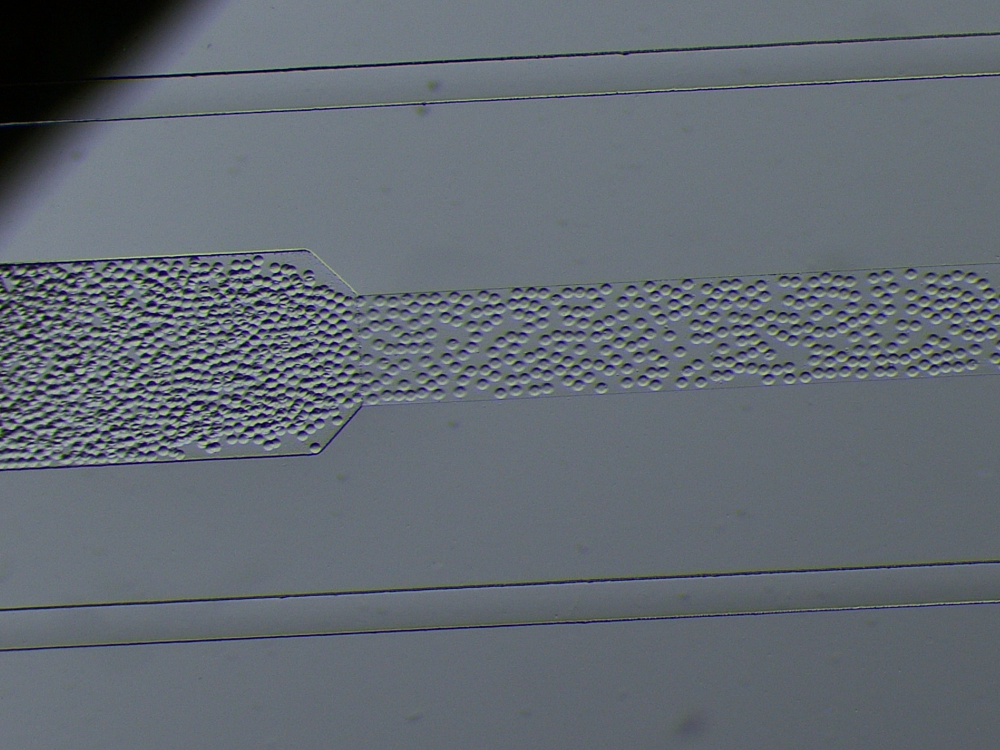
%> input picture Images/800ulhr.jpg, 2000 x 1500 px (shown at 1/2 size)
$ octave DropGenAnalysis.m   (GNU Octave 9; MATLAB toolbox functions it lacks are replaced by stand-ins)
%> lines starting %> are read from the running program, lines starting %| are printed output that depends on the picture; in (x1, y1, x2, y2) boxes, pixels count from 0 and x2, y2 are one past the last pixel; in counts of white or black regions, pixels touching at a corner belong together; the program's own positions count from 1
close all


%This script was written for the use of droplet & circle identification
%feel free to use it as needed, if you do have questions though, MATLAB
%help might be the best option to start with, search "imfindcircles" as a
%starting point, or let me know if there are issues and we can def improve
%upon it
%SCLP

%%
SRadius = 8;   % The minimum droplet/microsphere radius (in pixels) the script will seek out (and recognize)
LRadius = 14;   % The maximum droplet/microsphere radius (in pixels) the script will seek out (and recognize)
%Generally you want to know relative pixel size, if your radius range is
%too big accuracy for the script goes down. However, if you do not know the
%approximate pixel size, try a run from 10 to 1000 and identify approximate
%size and then update accordingly
%

% TODO
% Figure out how to get rid of manual radii

% 0.91
SensitivityFactor = 0.94;   % The sensitivity of the circle-hunting command.  Lower values will
                            % lead the script to be more selective, while higher values will
                            % lead to it being less selective.


%% TODO %%
% Change the senstivity factors and then make the average size of the
% particles
%% TODO %%

%%%%% START KODY's CHANGES %%%%%%
startingFolder = 'C:\Program Files\MATLAB';
if ~exist(startingFolder, 'dir')
  % If that folder doesn't exist, just start in the current folder.
  startingFolder = pwd;
end

% Choose the files you want to
[file,path] = uigetfile('*.*', 'Select One or More Files', ...
    'MultiSelect', 'on');
%> the answer given: Images/800ulhr.jpg
if isequal(file,0)
   disp('User selected Cancel');
   return;
% else
%    disp(['User selected ', fullfile(path,file)]);
end


% TODO: Preallocate a vertical array
% Create a vertical array of all zeros
% Keep track how far you've indexed with a counter
% Append the new data
% Remove any extra zeros by taking size - counter and resize
% Analyze
% radiiBright = zeros(10000000, 1)

imgs = fullfile(path,file);

% Checking if it is one or more images
if ischar(imgs(1))
    imgs = {imgs};
end

radiiBright = 0;
% Reads all of the files in the new directory
for k = 1:length(imgs)
    % fprintf(1, 'Now reading %s\n', fullFileName);
    RawImage = imread(string(imgs(k)));
%> RawImage is the input picture: size 1500x2000x3 uint8; mean R, G, B 99, 106.4, 114.4
    % imshow(imageArray);  % Display image.
    % drawnow; % Force display to update immediately.

    B = RawImage; % This is all your information for analysis
    LofI = length(B); % Determining the length of the matrix, to know dimensions (normally all images are squares so one dimension is fine)
%> LofI = 2000
    %%
    red = B(:,:,1); % Red channel data
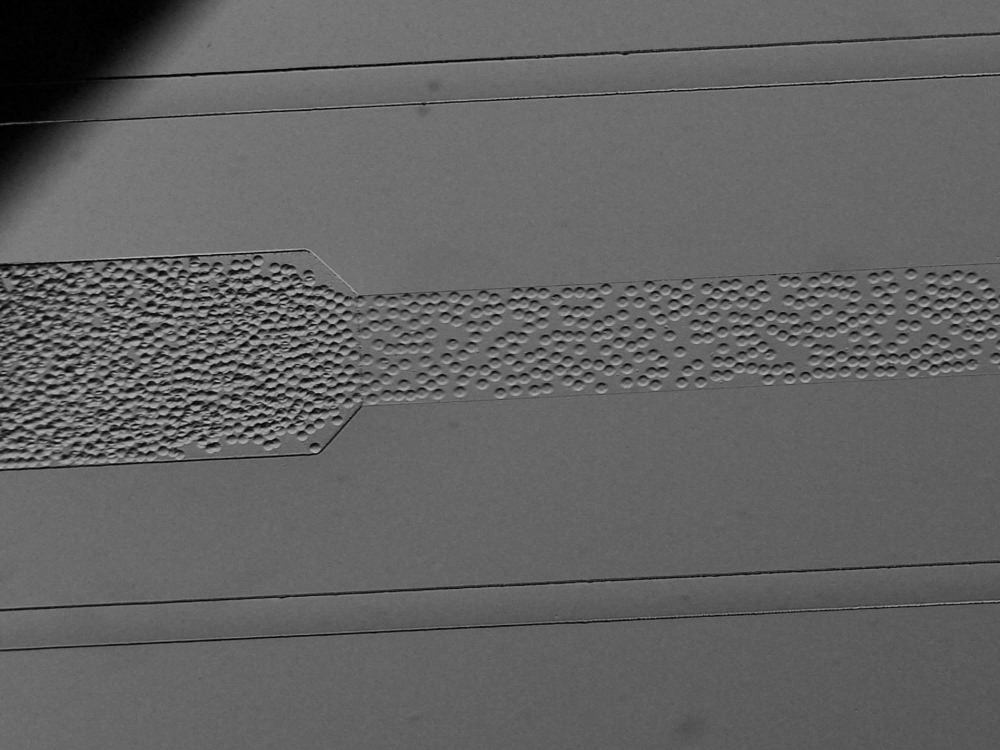
%> red: size 1500x2000 uint8 (shown at 1/2 size); min 0, max 211, mean 99
    green = B(:,:,2); % Green channel data
    blue = B(:,:,3); % Blue channel data
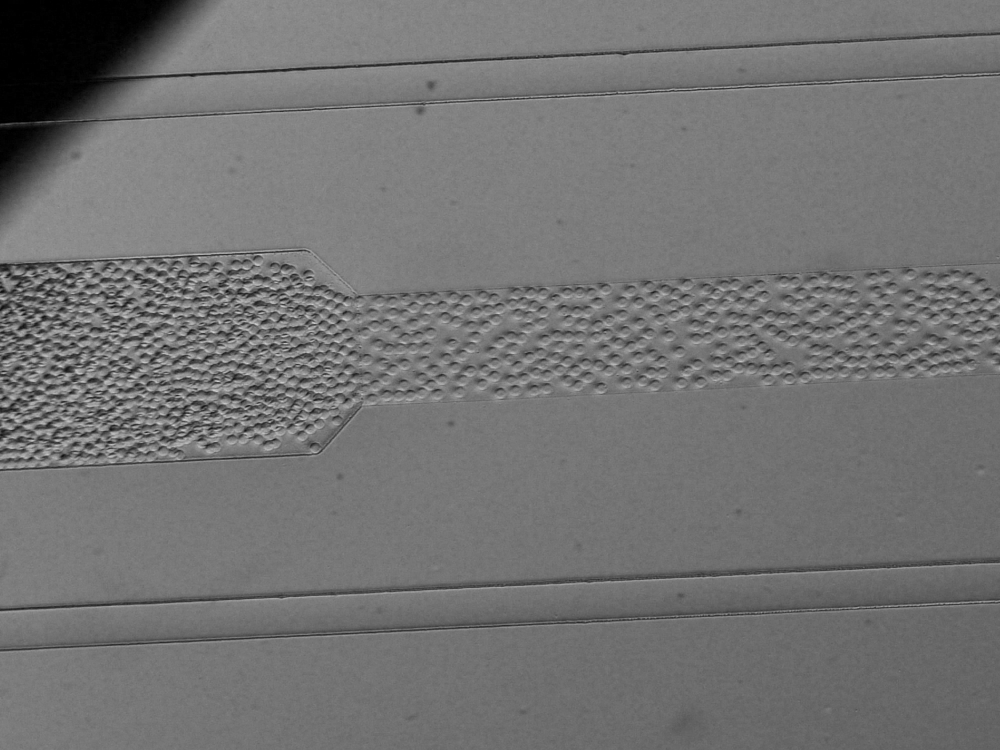
%> blue: size 1500x2000 uint8 (shown at 1/2 size); min 0, max 226, mean 114.4
    a = zeros(size(B, 1), size(B, 2)); % Makes an all zero matrix to blot out channels that are not of interest, i.e they become 0

    %%
    %Producing matrices that are only composed of a single channel's worth of data

    just_red = cat(3, red, a, a);     % Creates a new set of data only composed of red channel data
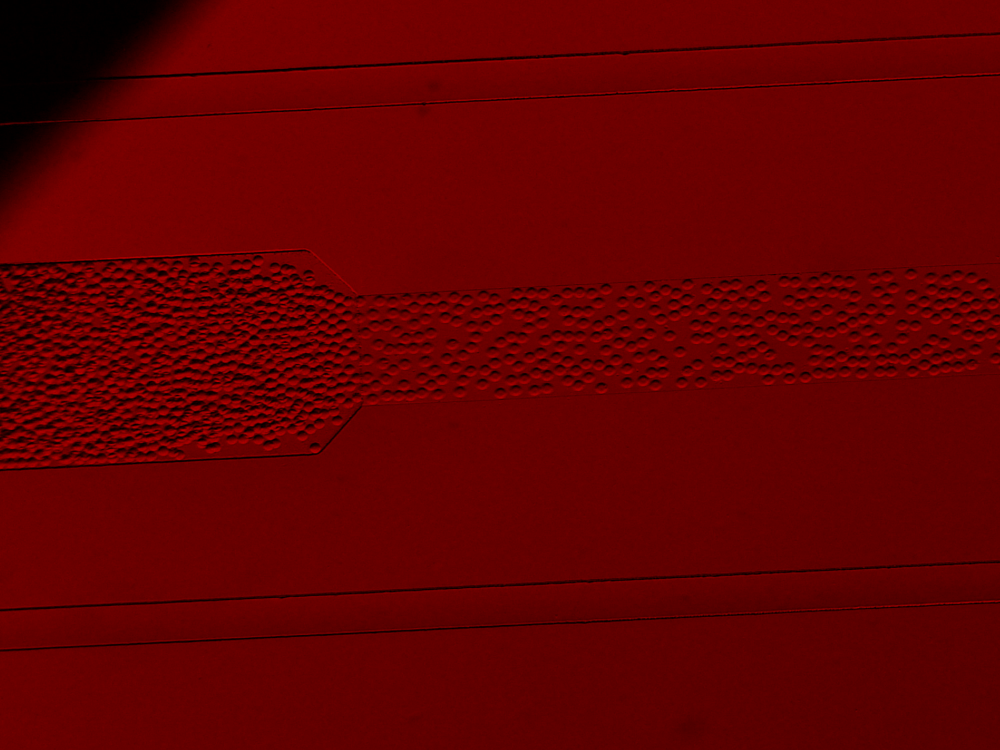
%> just_red: size 1500x2000x3 uint8 (shown at 1/2 size); mean R, G, B 99, 0, 0
    % just_green = cat(3, a, green, a); % Creates a new set of data only composed of green channel data
    % just_blue = cat(3, a, a, blue);  % Creates a new set of data only composed of blue channel data
    back_to_original_img = cat(3, red, green, blue); %Back to your original image such that you can evaluate

    %Preparing image analysis and output

    L = bwlabel(red); %labels connected components in a 2D array/
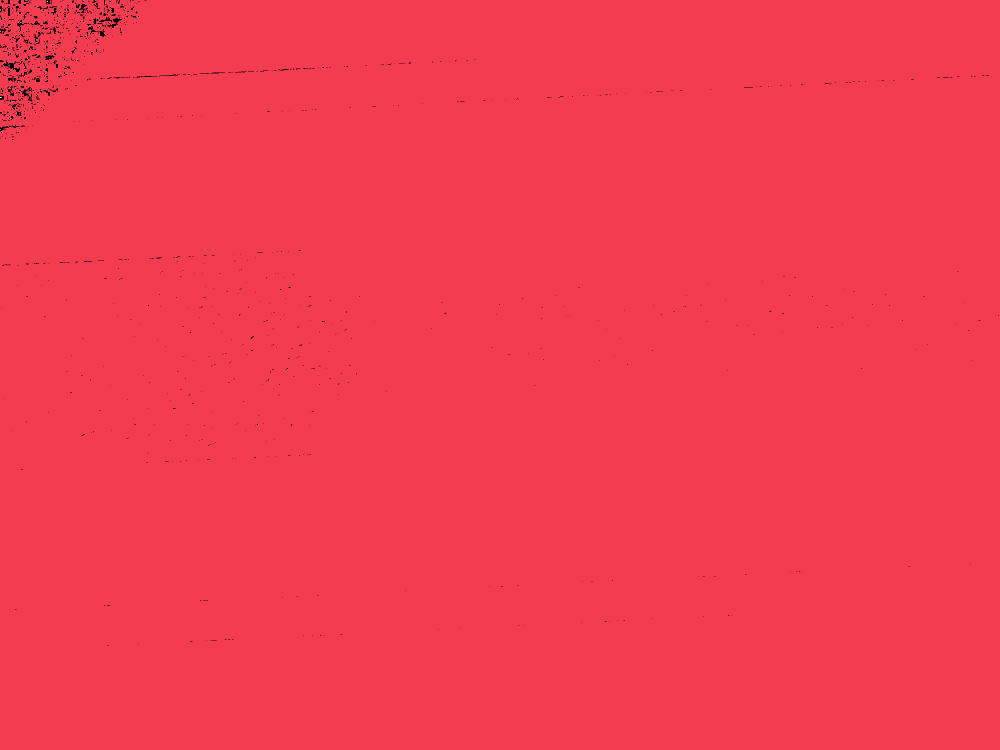
%> L: size 1500x2000 double (shown at 1/2 size); 15 distinct labels, from 0 to 14; one colour per label, 0 black
    s = regionprops(L, 'PixelIdxList', 'PixelList', 'Area', 'Centroid', 'FilledArea'); %measures properties of image (i.e. property definitions) should not need to change
%> s = 14 regions; largest, Area, Centroid and FilledArea: 2991908 [1002.6 752] 2999334, 9 [53.3 1.3] 9, 7 [2.3 195.4] 7, 7 [18.7 130.6] 7, 6 [95.3 3.2] 6

    [centersBright, tempRadiiBright] = imfindcircles(just_red,[SRadius LRadius],'ObjectPolarity','bright','Sensitivity',SensitivityFactor);%Algorithm that identifies the circles
%> centersBright = 668 rows, first 12: [1525.3 695.9; 39.92 835.9; 1546 661.9; 1849.7 731.2; 1565.6 673.6; 1332.1 582.3; 1611.5 756.7; 631 896.1; 1830.6 709.2; 1395.9 730.9; 160.6 739.4; 1810.5 721]; tempRadiiBright = 668 values, max 14 at index 664, min 8 at index 561, mean 9.51

    radiiBright = [radiiBright; tempRadiiBright];
%> radiiBright = 669 values, max 14 at index 665, min 0 at index 1, mean 9.5
    % TODO
    % Updated plots between the time points
    % TODO


    if k == length(imgs) % Show the last image to reduce redundancy
        figure, imshow(RawImage) %Produces an image
        viscircles(centersBright, tempRadiiBright,'EdgeColor','r') %places circles around your objects, should help visualize the specific beads or droplets identified
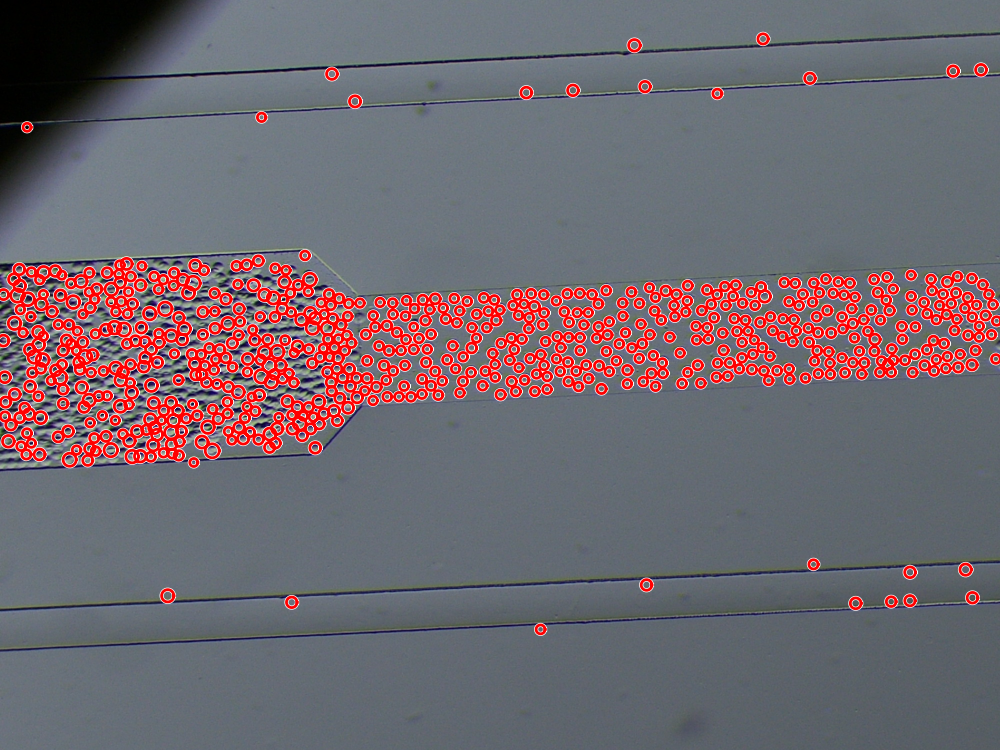
%> figure redrawn from the program's plot data; shown at 1/2 size
    end
end

% The value inside of the parentheses below is the um / pixels
DiaBrightAdj = radiiBright*(1100/410)*2; % Gives you diameter of the beads/droplets... NEED TO MAKE SURE CORRECT MULTIPLIER IS USED
%> DiaBrightAdj = 669 values, max 75.12 at index 665, min 0 at index 1, mean 50.96

figure,histogram(DiaBrightAdj) % Gives you a histogram of the data
title('Droplet size distribution','FontSize', 14) % title of your plot
xlabel('Diameter (um)', 'FontSize', 14) % x-axis label of your plot
ylabel('Number of beads', 'FontSize', 14) % y-axis label of your plot
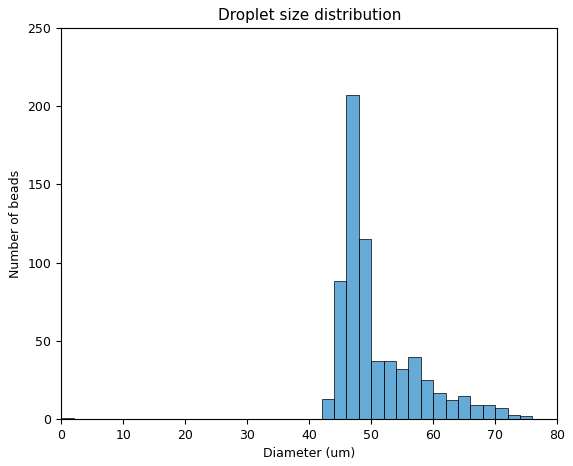
%> figure redrawn from the program's plot data; tallest bar 207 high, from x = 46 to 48
countDia = size(DiaBrightAdj,1); %Data that may be useful to have present
%> countDia = 669
DiaMean = mean(DiaBrightAdj);    %Data that may be useful to have present
%> DiaMean = 50.96
DiaSTD = std(DiaBrightAdj);      %Data that may be useful to have present
%> DiaSTD = 6.83

%%Information that will be placed on the histogram, useful if you want to
%%visualize output, if you want to eliminate comment out
A = [countDia; DiaMean; DiaSTD];
%> A = [669; 50.96; 6.83]
DataInfo = {'Samples Counted: %.3f';...
           'Mean Diameter: %.3f';...
           'St.Dev: %.3f'};
%> (the run ends here)

$ run again, with Images/750ulhr.jpg copied over Images/800ulhr.jpg
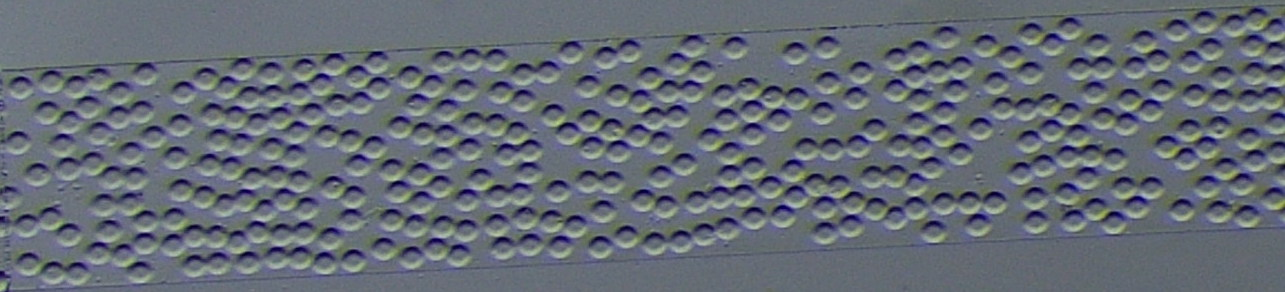
%> input picture Images/750ulhr.jpg, 1285 x 292 px
%> RawImage is the input picture: size 292x1285x3 uint8; mean R, G, B 101.2, 107.8, 117.5
%> `L = bwlabel(red);`:
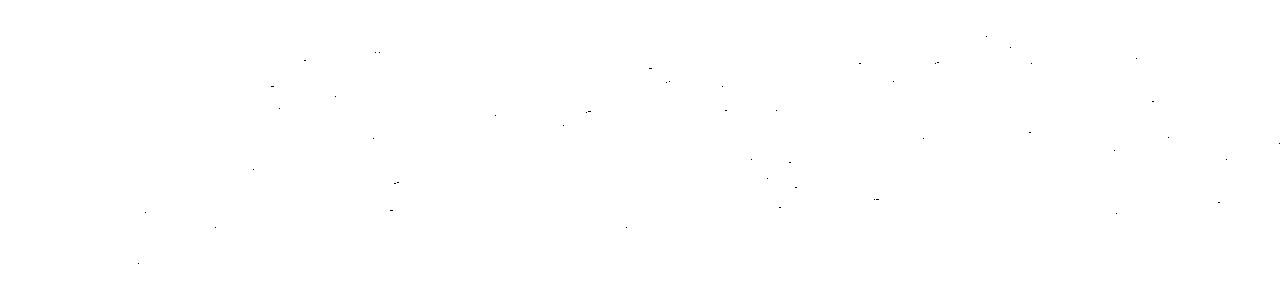
%> L: size 292x1285 double; values 0 (black) and 1 (white), 100% white; black in thin lines or dots, all inside (x1, y1, x2, y2) = (138, 36, 1280, 264)
%> s = 1 region; Area, Centroid and FilledArea: 375149 [643 146.5] 375220
%> centersBright = 320 rows, first 12: [754.6 220.3; 783.1 217.6; 981.1 130.8; 897 92.32; 568.7 135.9; 1167.1 149.4; 420.1 176.4; 354 263.5; 875.4 131.7; 780.2 122.4; 858.2 148.4; 915.6 78.62]; tempRadiiBright = 320 values, max 10.99 at index 315, min 8.33 at index 241, mean 9.01
%> radiiBright = 321 values, max 10.99 at index 316, min 0 at index 1, mean 8.98
%> DiaBrightAdj = 321 values, max 58.97 at index 316, min 0 at index 1, mean 48.2
%> `ylabel('Number of beads', 'FontSize', 14)`:
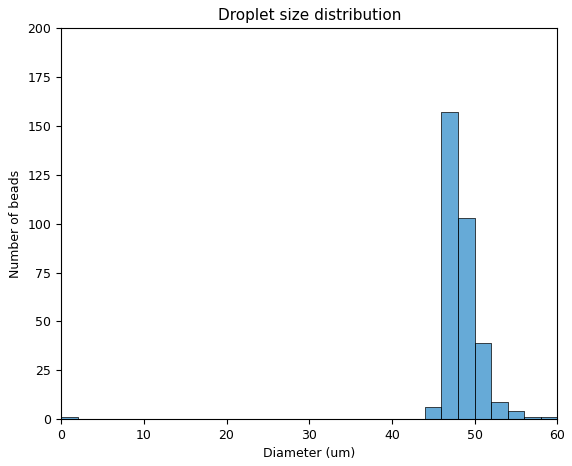
%> figure redrawn from the program's plot data; tallest bar 157 high, from x = 46 to 48
%> countDia = 321
%> DiaMean = 48.2
%> DiaSTD = 3.3
%> A = [321; 48.2; 3.3]

$ run again, with Images/QS_3069.jpg copied over Images/800ulhr.jpg
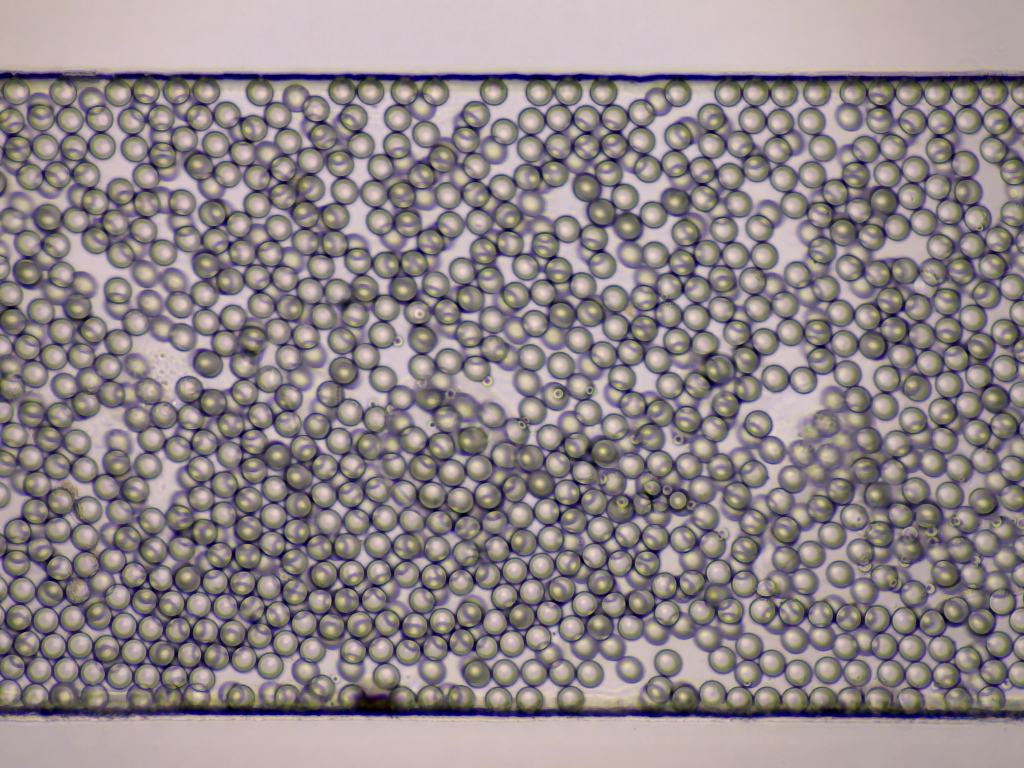
%> input picture Images/QS_3069.jpg, 2048 x 1536 px (shown at 1/2 size)
%> RawImage is the input picture: size 1536x2048x3 uint8; mean R, G, B 144.7, 135, 137.1
%> L: size 1536x2048 double; 19 distinct labels, from 0 to 18
%> s = 18 regions; largest, Area, Centroid and FilledArea: 3140977 [1024.6 768.5] 3145717, 9 [771.4 1425.8] 9, 5 [883 1425] 5, 3 [461 1421] 3, 3 [623 1426] 3
%> centersBright = 2042 rows, first 12: [1307.3 977.2; 1116.5 788.5; 1822.7 611; 1245.9 1004.4; 1335 980; 605.3 420.3; 1859.6 1178.3; 839 627.4; 1036.3 1027.7; 1401.5 542.8; 1084 553.9; 1114.5 1181.9]; tempRadiiBright = 2042 values, max 14 at index 1208, min 8 at index 1025, mean 10.63
%> radiiBright = 2043 values, max 14 at index 1209, min 0 at index 1, mean 10.63
%> `viscircles(centersBright, tempRadiiBright,'EdgeColor','r')`:
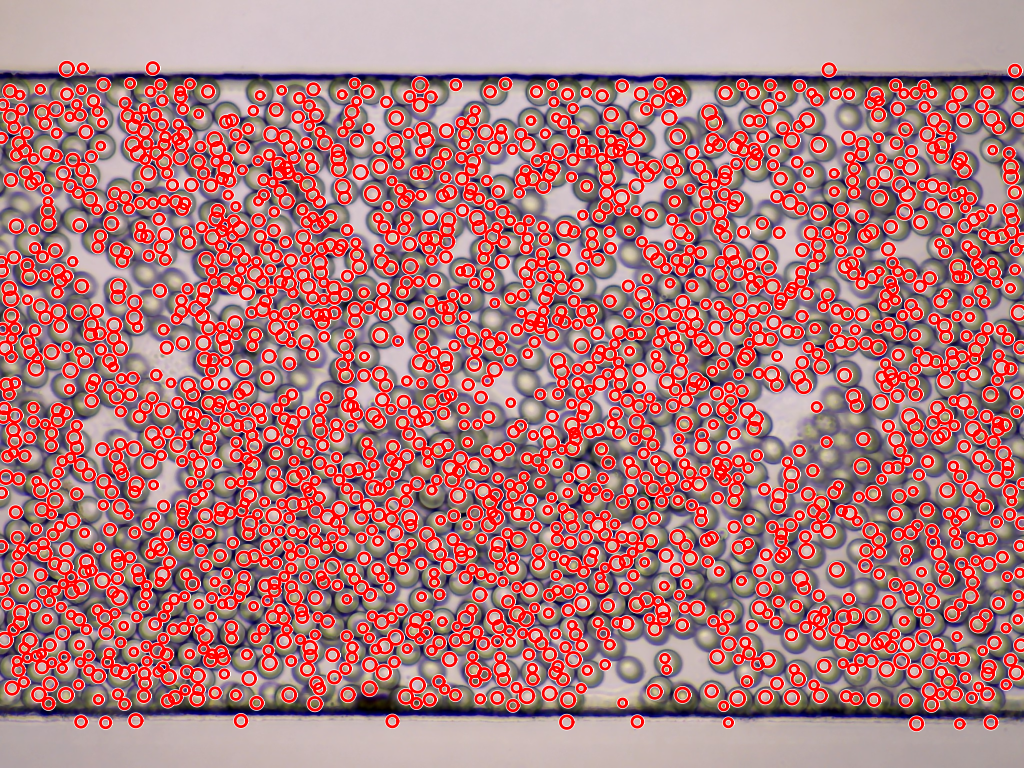
%> figure redrawn from the program's plot data; shown at 1/2 size
%> DiaBrightAdj = 2043 values, max 75.12 at index 1209, min 0 at index 1, mean 57.02
%> `ylabel('Number of beads', 'FontSize', 14)`:
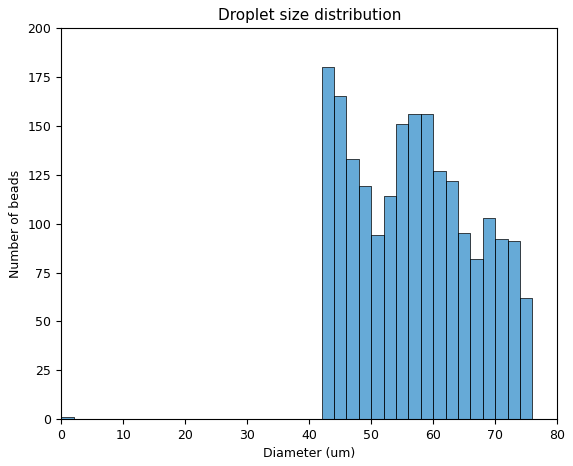
%> figure redrawn from the program's plot data; tallest bar 180 high, from x = 42 to 44
%> countDia = 2043
%> DiaMean = 57.02
%> DiaSTD = 9.54
%> A = [2043; 57.02; 9.54]
